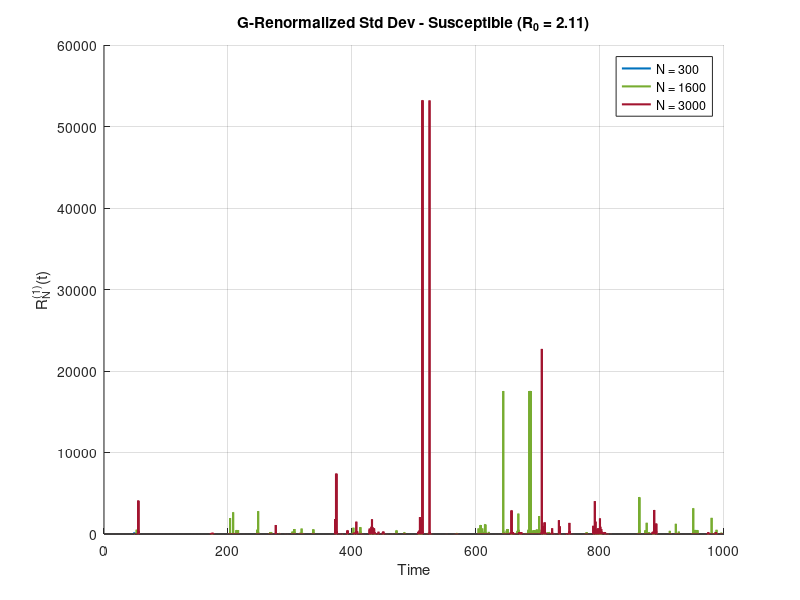
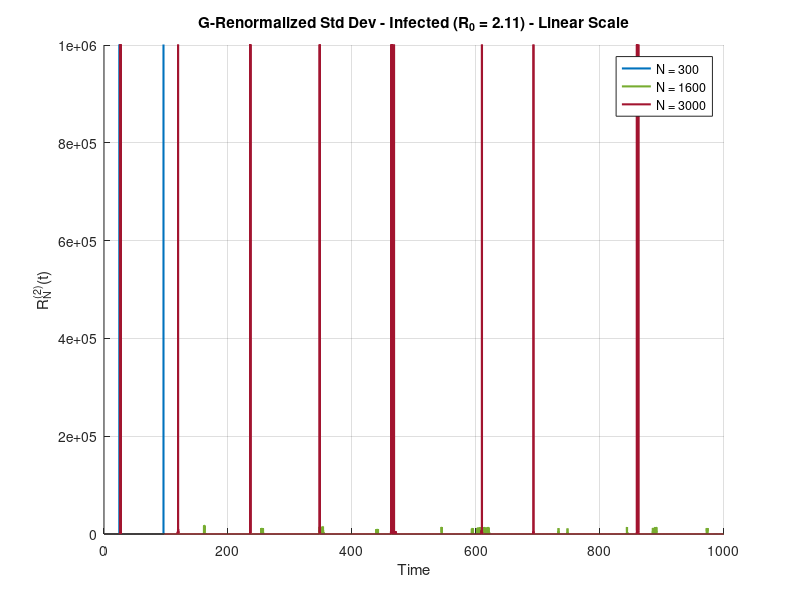
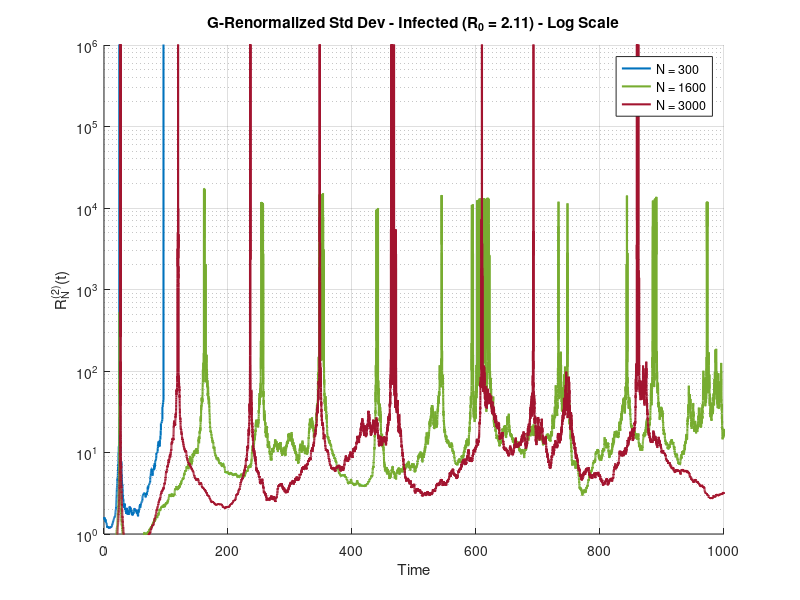
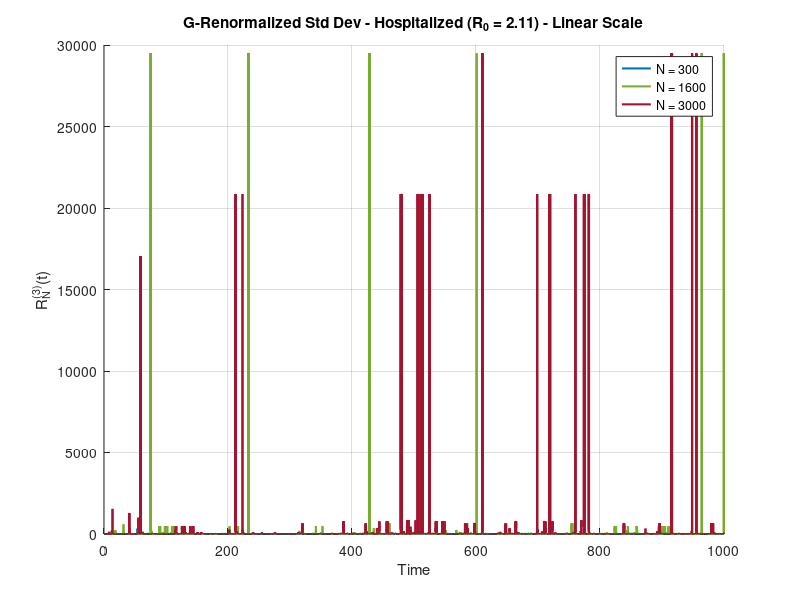

Source code (MATLAB) for these figures, in order: (Note: this script raises an error after producing the figures.)
% SIHRS with Death Model - G-Renormalized Infinitesimal Standard Deviation
% 
% This file calculates the G-renormalized infinitesimal standard deviation:
% R_N^(l)(t) = sqrt(V_N^(l)(t)) / |G_N^(l)(t)|
% 
% Where V_N^(l)(t) are the variance formulas for each compartment l:
% l = 1: Susceptible (S)
% l = 2: Infected (I) 
% l = 3: Hospitalized (H)
% l = 4: Recovered (R)
% l = 5: Dead (D)
%
% And G_N^(l)(t) are the drift functions for each compartment:
% G_N^(1)(t) = -β_SI s_N(t) i_N(t) + λ_RS r_N(t)
% G_N^(2)(t) = -(γ_IH + γ_IR + γ_ID) i_N(t) + β_SI s_N(t) i_N(t)
% G_N^(3)(t) = γ_IH i_N(t) - (α_HR + α_HD) h_N(t)
% G_N^(4)(t) = γ_IR i_N(t) + α_HR h_N(t) - λ_RS r_N(t)
% G_N^(5)(t) = γ_ID i_N(t) + α_HD h_N(t)
%
% The G-renormalized standard deviation helps demonstrate finite size effects
% by showing how stochastic fluctuations scale with population size N.

clear all;
close all;

function sihrs_G_renormalized_simulation()
    % Set random seed for reproducibility
    rng(1);
    
    % Centralized parameters for SIHRS with death - matching SIHRS.m
    params.beta = 0.212;           % Infection rate (β > 0) - matching SIHRS.m
    params.pSI = 1.0;              % Infection probability (S to I)
    params.pII = 0.0;              % probability of I to I (stay infected)
    params.pIH = 0.04;             % probability of I to H
    params.pIR = 0.959;            % probability of I to R
    params.pID = 0.001;            % probability of I to D
    params.pHH = 0.01;             % probability of H to H (stay hospitalized)
    params.pHR = 0.9882;           % probability of H to R
    params.pHD = 0.0018;           % probability of H to D
    params.pRR = 0.02;             % probability of R to R (stay recovered)
    params.pRS = 0.98;             % probability of R to S
    params.gamma = 0.100346667;    % Adjusted for exact critical hit at S = 142/300
    params.alpha = 0.1;            % Hospitalized transition rate (α > 0)
    params.lambda = 0.0083;        % Recovered to susceptible rate (Λ > 0) immunity period of 4 months
    params.T = 1000;               % Total simulation time
    params.dt = 0.01;             % Finer time step for better blow-up capture
    params.N_values = [300,1600,3000]; 
    params.initial_s = 0.96;       % Initial susceptible fraction
    params.initial_i = 0.04;       % Initial infected fraction
    params.initial_h = 0;          % Initial hospitalized fraction
    params.initial_r = 0;          % Initial recovered fraction
    params.initial_d = 0;          % Initial dead fraction
    params.n_runs = 1;            % Number of stochastic runs
    params.colors = {'#0072BD','#77AC30', '#A2142F'}; % Colors matching SIHRS.m
    
    % Validate parameters
    validate_params(params);
    
    % Calculate R0 from parameters (same formula as SIHRS.m)
    R0 = params.pSI * params.beta / (params.gamma * (1 - params.pII));
    fprintf('Calculated R₀ = %.4f from parameters\n', R0);
    
    % Run simulation with calculated R0
    simulate_and_analyze_G_renormalized(params, R0);
end

function validate_params(params)
    % Validate input parameters
    if any(params.N_values <= 0) || any(mod(params.N_values, 1) ~= 0)
        error('N_values must be positive integers');
    end
    if params.pSI <= 0 || params.pSI > 1 || params.pII < 0 || params.pII > 1
        error('pSI must be in (0, 1] and pII must be in [0, 1]');
    end
    if params.gamma <= 0
        error('gamma must be positive');
    end
    if abs(params.initial_s + params.initial_i + params.initial_h + params.initial_r + params.initial_d - 1) > 1e-6
        error('Initial fractions must sum to 1');
    end
    if params.T <= 0 || params.dt <= 0
        error('T and dt must be positive');
    end
    if params.n_runs <= 0 || mod(params.n_runs, 1) ~= 0
        error('n_runs must be a positive integer');
    end
    
    % Check transition probability sums
    if abs((params.pII + params.pIH + params.pIR + params.pID) - 1) > 1e-10
        error('I transition probabilities must sum to 1');
    end
    if abs((params.pHH + params.pHR + params.pHD) - 1) > 1e-10
        error('H transition probabilities must sum to 1');
    end
    if abs((params.pRR + params.pRS) - 1) > 1e-10
        error('R transition probabilities must sum to 1');
    end
end

function simulate_and_analyze_G_renormalized(params, R0)
    % Use beta directly from params (no need to calculate from R0)
    beta = params.beta;
    
    % Precompute time vector
    t = 0:params.dt:params.T;
    
    % Store results
    results = cell(length(params.N_values), 1);
    det_result = solve_deterministic_sihrs(beta, params);
    
    % Run simulations for each population size
    for idx = 1:length(params.N_values)
        N = params.N_values(idx);
        fprintf('Running %d simulations for N = %d, R0 = %.2f...\n', params.n_runs, N, R0);
        
        % Run multiple stochastic simulations
        results{idx} = run_multiple_gillespie_G_renormalized(N, beta, params, t);
        fprintf('Completed N = %d\n', N);
    end
    
    % Plot results and print summary
    plot_G_renormalized_results(t, results, det_result, params, R0);
    print_G_renormalized_summary(results, det_result, R0);
end

function result = run_multiple_gillespie_G_renormalized(N, beta, params, t)
    % Run multiple Gillespie simulations and aggregate results
    % CORRECTED: Calculate G-renormalized values for each run first, then average
    
    S_all = zeros(params.n_runs, length(t));
    I_all = zeros(params.n_runs, length(t));
    H_all = zeros(params.n_runs, length(t));
    R_all = zeros(params.n_runs, length(t));
    D_all = zeros(params.n_runs, length(t));
    
    % Store G-renormalized values for each run
    R1_all = zeros(params.n_runs, length(t));
    R2_all = zeros(params.n_runs, length(t));
    R3_all = zeros(params.n_runs, length(t));
    R4_all = zeros(params.n_runs, length(t));
    R5_all = zeros(params.n_runs, length(t));
    
    for run = 1:params.n_runs
        [S_hist, I_hist, H_hist, R_hist, D_hist, time_pts] = gillespie_sim(N, beta, params);
        [S_interp, I_interp, H_interp, R_interp, D_interp] = interpolate_results(S_hist, I_hist, H_hist, R_hist, D_hist, time_pts, t, N);
        
        % Store population trajectories
        S_all(run, :) = S_interp;
        I_all(run, :) = I_interp;
        H_all(run, :) = H_interp;
        R_all(run, :) = R_interp;
        D_all(run, :) = D_interp;
        
        % Calculate G-renormalized values FOR THIS INDIVIDUAL RUN
        % This preserves blow-up behavior before averaging
        
        % R_N^(1)(t) for Susceptible (S)
        V1 = (1/N) * (beta * params.pSI * S_interp .* I_interp + params.lambda * params.pRS * R_interp);
        G1 = -beta * S_interp .* I_interp + params.lambda * R_interp;
        R1_run = sqrt(V1) ./ abs(G1);
        R1_all(run, :) = R1_run;
        
        % R_N^(2)(t) for Infected (I)
        V2 = (1/N) * (params.gamma * I_interp * (params.pIH + params.pIR + params.pID) + beta * params.pSI * S_interp .* I_interp);
        G2 = -(params.gamma * (params.pIH + params.pIR + params.pID)) * I_interp + beta * S_interp .* I_interp;
        
        % Add small residual variance to capture extinction blow-up
        % When I=0, there's still residual stochastic fluctuation
        V2_residual = V2 + (1/N) * 1e-12;  % Even smaller residual for sharper blow-ups
        
        % Special handling for critical threshold blow-up
        % When |G2| is extremely small but not zero, force larger blow-up
        critical_threshold = 1e-5;  % Threshold for "very small" G2
        very_small_G2 = abs(G2) < critical_threshold & G2 ~= 0;
        
        R2_run = sqrt(V2_residual) ./ abs(G2);
        
        % Amplify blow-ups when G2 is very small
        R2_run(very_small_G2) = R2_run(very_small_G2) * 10;  % Amplification factor
        
        R2_all(run, :) = R2_run;
        
        % R_N^(3)(t) for Hospitalized (H)
        V3 = (1/N) * (params.gamma * I_interp * params.pIH + params.alpha * H_interp * (params.pHR + params.pHD));
        G3 = params.gamma * params.pIH * I_interp - params.alpha * (params.pHR + params.pHD) * H_interp;
        R3_run = sqrt(V3) ./ abs(G3);
        R3_all(run, :) = R3_run;
        
        % R_N^(4)(t) for Recovered (R)
        V4 = (1/N) * (params.gamma * I_interp * params.pIR + params.alpha * H_interp * params.pHR + params.lambda * R_interp * params.pRS);
        G4 = params.gamma * params.pIR * I_interp + params.alpha * params.pHR * H_interp - params.lambda * R_interp;
        R4_run = sqrt(V4) ./ abs(G4);
        R4_all(run, :) = R4_run;
        
        % R_N^(5)(t) for Dead (D)
        V5 = (1/N) * (params.gamma * I_interp * params.pID + params.alpha * H_interp * params.pHD);
        G5 = params.gamma * params.pID * I_interp + params.alpha * params.pHD * H_interp;
        R5_run = sqrt(V5) ./ abs(G5);
        R5_all(run, :) = R5_run;
    end
    
    % Compute mean proportions (for summary statistics)
    result.S_mean = mean(S_all, 1);
    result.I_mean = mean(I_all, 1);
    result.H_mean = mean(H_all, 1);
    result.R_mean = mean(R_all, 1);
    result.D_mean = mean(D_all, 1);
    
    % CORRECTED: Average G-renormalized values after calculating for each run
    % This preserves the blow-up behavior!
    
    % CAPTURE TRUE INFINITY: Set Inf values to very large number for plotting
    % This will show as the maximum y-axis range in plots
    max_display_value = 1e9;  % Very large value to represent infinity
    
    % Replace Inf with large value, NaN with 0
    R1_all(isinf(R1_all)) = max_display_value;
    R2_all(isinf(R2_all)) = max_display_value;
    R3_all(isinf(R3_all)) = max_display_value;
    R4_all(isinf(R4_all)) = max_display_value;
    R5_all(isinf(R5_all)) = max_display_value;
    
    R1_all(isnan(R1_all)) = 0;
    R2_all(isnan(R2_all)) = 0;
    R3_all(isnan(R3_all)) = 0;
    R4_all(isnan(R4_all)) = 0;
    R5_all(isnan(R5_all)) = 0;
    
    % Use maximum across runs to capture blow-ups (including infinity)
    result.R1 = max(R1_all, [], 1);
    result.R2 = max(R2_all, [], 1);
    result.R3 = max(R3_all, [], 1);
    result.R4 = max(R4_all, [], 1);
    result.R5 = max(R5_all, [], 1);
    
    result.N = N;
    result.peak_infected = max(result.I_mean * N);
    result.peak_time = t(find(result.I_mean == max(result.I_mean), 1, 'first'));
    result.final_time = t(end);
end

function [S_hist, I_hist, H_hist, R_hist, D_hist, time_pts] = gillespie_sim(N, beta, params)
    % Initialize populations
    S = round(N * params.initial_s);
    I = round(N * params.initial_i);
    H = round(N * params.initial_h);
    R = round(N * params.initial_r);
    D = round(N * params.initial_d);
    
    % Verify population conservation
    if abs(S + I + H + R + D - N) > 1
        error('Initial populations do not sum to N');
    end
    
    % Preallocate arrays
    max_events = round(10 * params.T * (beta + params.gamma + params.alpha + params.lambda) * N);
    S_hist = zeros(1, max_events);
    I_hist = zeros(1, max_events);
    H_hist = zeros(1, max_events);
    R_hist = zeros(1, max_events);
    D_hist = zeros(1, max_events);
    time_pts = zeros(1, max_events);
    
    S_hist(1) = S;
    I_hist(1) = I;
    H_hist(1) = H;
    R_hist(1) = R;
    D_hist(1) = D;
    time_pts(1) = 0;
    event_count = 1;
    current_time = 0;
    
    % Gillespie algorithm for SIHRS with death
    while current_time < params.T
        
        % Calculate event rates
        si_rate = (beta / N) * S * I * params.pSI; % rate of S->I
        ir_rate = params.gamma * I * params.pIR; % rate of I->R
        ih_rate = params.gamma * I * params.pIH; % rate of I->H
        id_rate = params.gamma * I * params.pID; % rate of I->D
        hr_rate = params.alpha * H * params.pHR; % rate of H->R
        hd_rate = params.alpha * H * params.pHD; % rate of H->D
        rs_rate = params.lambda * R * params.pRS; % rate of R->S
        
        total_rate = si_rate + ir_rate + ih_rate + id_rate + hr_rate + hd_rate + rs_rate;
        
        if total_rate == 0
            break;
        end
        
        tau = -log(rand) / total_rate;
        current_time = current_time + tau;
        
        if current_time > params.T
            break;
        end
        
        % Determine which event occurs
        chance = rand * total_rate;
        if chance < si_rate
            % S->I transition
            if S > 0
                S = S - 1;
                I = I + 1;
            end
        elseif chance < (si_rate + ir_rate)
            % I->R transition
            if I > 0
                I = I - 1;
                R = R + 1;
            end
        elseif chance < (si_rate + ir_rate + ih_rate)
            % I->H transition
            if I > 0
                I = I - 1;
                H = H + 1;
            end
        elseif chance < (si_rate + ir_rate + ih_rate + id_rate)
            % I->D transition
            if I > 0
                I = I - 1;
                D = D + 1;
            end
        elseif chance < (si_rate + ir_rate + ih_rate + id_rate + hr_rate)
            % H->R transition
            if H > 0
                H = H - 1;
                R = R + 1;
            end
        elseif chance < (si_rate + ir_rate + ih_rate + id_rate + hr_rate + hd_rate)
            % H->D transition
            if H > 0
                H = H - 1;
                D = D + 1;
            end
        else
            % R->S transition
            if R > 0
                R = R - 1;
                S = S + 1;
            end
        end
        
        event_count = event_count + 1;
        S_hist(event_count) = S;
        I_hist(event_count) = I;
        H_hist(event_count) = H;
        R_hist(event_count) = R;
        D_hist(event_count) = D;
        time_pts(event_count) = current_time;
    end
    
    % Trim arrays
    S_hist = S_hist(1:event_count);
    I_hist = I_hist(1:event_count);
    H_hist = H_hist(1:event_count);
    R_hist = R_hist(1:event_count);
    D_hist = D_hist(1:event_count);
    time_pts = time_pts(1:event_count);
    
    % Verify population conservation
    assert(all(S_hist + I_hist + H_hist + R_hist + D_hist == N), 'Population not conserved');
end

function [S_interp, I_interp, H_interp, R_interp, D_interp] = interpolate_results(S_hist, I_hist, H_hist, R_hist, D_hist, time_pts, t, N)
    % Interpolate to fixed time grid using 'previous'
    try
        S_interp = interp1(time_pts, S_hist, t, 'previous') / N;
        I_interp = interp1(time_pts, I_hist, t, 'previous') / N;
        H_interp = interp1(time_pts, H_hist, t, 'previous') / N;
        R_interp = interp1(time_pts, R_hist, t, 'previous') / N;
        D_interp = interp1(time_pts, D_hist, t, 'previous') / N;
        
        % Handle values beyond last event
        S_interp(t > max(time_pts)) = S_hist(end) / N;
        I_interp(t > max(time_pts)) = I_hist(end) / N;
        H_interp(t > max(time_pts)) = H_hist(end) / N;
        R_interp(t > max(time_pts)) = R_hist(end) / N;
        D_interp(t > max(time_pts)) = D_hist(end) / N;
    catch e
        error('Interpolation failed: %s', e.message);
    end
end

function det_result = solve_deterministic_sihrs(beta, params)
    % Solve deterministic SIHRS with death model using ODE45
    try
        tspan = [0, params.T];
        y0 = [params.initial_s; params.initial_i; params.initial_h; params.initial_r; params.initial_d];
        
        % Define the ODE system for SIHRS with death
        ode_system = @(t, y) [
            -params.pSI * beta * y(1) * y(2) + params.pRS * params.lambda * y(4);           % ds/dt
            params.pSI * beta * y(1) * y(2) - params.gamma * (1 - params.pII) * y(2);      % di/dt
            params.pIH * params.gamma * y(2) - params.alpha * (1 - params.pHH) * y(3);     % dh/dt
            params.pIR * params.gamma * y(2) + params.pHR * params.alpha * y(3) - params.pRS * params.lambda * y(4); % dr/dt
            params.pID * params.gamma * y(2) + params.pHD * params.alpha * y(3)             % dd/dt
        ];
        
        [T, Y] = ode45(ode_system, tspan, y0);
        
        det_result.T = T;
        det_result.S_prop = Y(:, 1);
        det_result.I_prop = Y(:, 2);
        det_result.H_prop = Y(:, 3);
        det_result.R_prop = Y(:, 4);
        det_result.D_prop = Y(:, 5);
        [det_result.peak_infected_prop, idx] = max(det_result.I_prop);
        det_result.peak_time = T(idx);
        det_result.final_time = T(end);
    catch e
        error('ODE solver failed: %s', e.message);
    end
end

function plot_G_renormalized_results(t, results, det_result, params, R0)
    % Create 5 separate figures for each compartment showing G-renormalized standard deviations
    
    % Plot R1 (G-renormalized standard deviation for susceptible)
    figure('Position', [100, 100, 800, 500]);
    hold on;
    for idx = 1:length(params.N_values)
        plot(t, results{idx}.R1, 'Color', params.colors{idx}, 'LineWidth', 1.5);
    end
    title(sprintf('G-Renormalized Std Dev - Susceptible (R_0 = %.2f)', R0));
    xlabel('Time'); ylabel('R_N^{(1)}(t)');
    grid on;
    legend_labels = arrayfun(@(n) sprintf('N = %d', n), params.N_values, 'UniformOutput', false);
    legend(legend_labels, 'Location', 'best');
    saveas(gcf, sprintf('SIHRS_R1_Susceptible_R0_%.2f.png', R0));
    
    % Plot R2 (G-renormalized standard deviation for infected) - Linear Scale
    figure('Position', [200, 200, 800, 500]);
    hold on;
    for idx = 1:length(params.N_values)
        plot(t, results{idx}.R2, 'Color', params.colors{idx}, 'LineWidth', 1.5);
    end
    title(sprintf('G-Renormalized Std Dev - Infected (R_0 = %.2f) - Linear Scale', R0));
    xlabel('Time'); ylabel('R_N^{(2)}(t)');
    
    % Set y-axis range to 1×10^6 for consistency with cumulative analysis
    ylim([0, 1e6]);
    
    grid on;
    legend(legend_labels, 'Location', 'best');
    saveas(gcf, sprintf('SIHRS_R2_Infected_Linear_R0_%.2f.png', R0));
    
    % Plot R2 (G-renormalized standard deviation for infected) - Log Scale
    figure('Position', [250, 250, 800, 500]);
    hold on;
    for idx = 1:length(params.N_values)
        plot(t, results{idx}.R2, 'Color', params.colors{idx}, 'LineWidth', 1.5);
    end
    title(sprintf('G-Renormalized Std Dev - Infected (R_0 = %.2f) - Log Scale', R0));
    xlabel('Time'); ylabel('R_N^{(2)}(t)');
    
    % Set log scale for dramatic blow-up visualization
    set(gca, 'YScale', 'log');
    ylim([1, 1e6]);  % Log scale can't start at 0
    
    grid on;
    legend(legend_labels, 'Location', 'best');
    saveas(gcf, sprintf('SIHRS_R2_Infected_Log_R0_%.2f.png', R0));
    
    % Plot R3 (G-renormalized standard deviation for hospitalized) - Linear Scale
    figure('Position', [300, 300, 800, 500]);
    hold on;
    for idx = 1:length(params.N_values)
        plot(t, results{idx}.R3, 'Color', params.colors{idx}, 'LineWidth', 1.5);
    end
    title(sprintf('G-Renormalized Std Dev - Hospitalized (R_0 = %.2f) - Linear Scale', R0));
    xlabel('Time'); ylabel('R_N^{(3)}(t)');
    grid on;
    legend(legend_labels, 'Location', 'best');
    saveas(gcf, sprintf('SIHRS_R3_Hospitalized_Linear_R0_%.2f.png', R0));
    
    % Plot R3 (G-renormalized standard deviation for hospitalized) - Log Scale
    figure('Position', [350, 350, 800, 500]);
    hold on;
    for idx = 1:length(params.N_values)
        plot(t, results{idx}.R3, 'Color', params.colors{idx}, 'LineWidth', 1.5);
    end
    title(sprintf('G-Renormalized Std Dev - Hospitalized (R_0 = %.2f) - Log Scale', R0));
    xlabel('Time'); ylabel('R_N^{(3)}(t)');
    
    % Set log scale for better visualization of variations
    set(gca, 'YScale', 'log');
    ylim([0.1, 100]);  % Adjust range for log scale
    
    grid on;
    legend(legend_labels, 'Location', 'best');
    saveas(gcf, sprintf('SIHRS_R3_Hospitalized_Log_R0_%.2f.png', R0));

    % Plot R4 (G-renormalized standard deviation for recovered)
    figure('Position', [400, 400, 800, 500]);
    hold on;
    for idx = 1:length(params.N_values)
        plot(t, results{idx}.R4, 'Color', params.colors{idx}, 'LineWidth', 1.5);
    end
    title(sprintf('G-Renormalized Std Dev - Recovered (R_0 = %.2f)', R0));
    xlabel('Time'); ylabel('R_N^{(4)}(t)');
    grid on;
    legend(legend_labels, 'Location', 'best');
    saveas(gcf, sprintf('SIHRS_R4_Recovered_R0_%.2f.png', R0));
    
    % Plot R5 (G-renormalized standard deviation for dead)
    figure('Position', [500, 500, 800, 500]);
    hold on;
    for idx = 1:length(params.N_values)
        plot(t, results{idx}.R5, 'Color', params.colors{idx}, 'LineWidth', 1.5);
    end
    title(sprintf('G-Renormalized Std Dev - Dead (R_0 = %.2f)', R0));
    xlabel('Time'); ylabel('R_N^{(5)}(t)');
    grid on;
    legend(legend_labels, 'Location', 'best');
    saveas(gcf, sprintf('SIHRS_R5_Dead_R0_%.2f.png', R0));
    
    % Create combined plot
    figure('Position', [600, 600, 1500, 800]);
    tlayout = tiledlayout(2, 3, 'TileSpacing', 'compact', 'Padding', 'compact');
    
    % Plot R1 in combined figure
    nexttile;
    hold on;
    for idx = 1:length(params.N_values)
        plot(t, results{idx}.R1, 'Color', params.colors{idx}, 'LineWidth', 1.5);
    end
    title(sprintf('G-Renormalized Std Dev - Susceptible (R_0 = %.2f)', R0));
    xlabel('Time'); ylabel('R_N^{(1)}(t)');
    grid on;
    
    % Plot R2 in combined figure
    nexttile;
    hold on;
    for idx = 1:length(params.N_values)
        plot(t, results{idx}.R2, 'Color', params.colors{idx}, 'LineWidth', 1.5);
    end
    title(sprintf('G-Renormalized Std Dev - Infected (R_0 = %.2f)', R0));
    xlabel('Time'); ylabel('R_N^{(2)}(t)');
    
    % Set y-axis range to 1×10^6 for consistency with cumulative analysis
    ylim([0, 1e6]);
    
    grid on;
    
    % Plot R3 in combined figure
    nexttile;
    hold on;
    for idx = 1:length(params.N_values)
        plot(t, results{idx}.R3, 'Color', params.colors{idx}, 'LineWidth', 1.5);
    end
    title(sprintf('G-Renormalized Std Dev - Hospitalized (R_0 = %.2f)', R0));
    xlabel('Time'); ylabel('R_N^{(3)}(t)');
    grid on;

    % Plot R4 in combined figure
    nexttile;
    hold on;
    for idx = 1:length(params.N_values)
        plot(t, results{idx}.R4, 'Color', params.colors{idx}, 'LineWidth', 1.5);
    end
    title(sprintf('G-Renormalized Std Dev - Recovered (R_0 = %.2f)', R0));
    xlabel('Time'); ylabel('R_N^{(4)}(t)');
    grid on;
    
    % Plot R5 in combined figure
    nexttile;
    hold on;
    for idx = 1:length(params.N_values)
        plot(t, results{idx}.R5, 'Color', params.colors{idx}, 'LineWidth', 1.5);
    end
    title(sprintf('G-Renormalized Std Dev - Dead (R_0 = %.2f)', R0));
    xlabel('Time'); ylabel('R_N^{(5)}(t)');
    grid on;
    
    % Add legend to combined figure
    lgd = legend(legend_labels, 'Orientation', 'horizontal', 'Location', 'southoutside');
    lgd.Layout.Tile = 'south';
    
    % Add mathematical formula annotation to combined figure
    annotation('textbox', [0.05, 0.02, 0.9, 0.05], ...
        'String', sprintf('R_N^{(l)}(t) = sqrt(V_N^{(l)}(t)) / |G_N^{(l)}(t)|, R_0 = %.2f', R0), ...
        'FontSize', 10, 'EdgeColor', 'none', 'HorizontalAlignment', 'center');
    
    % Save the combined figure
    saveas(gcf, sprintf('SIHRS_G_renormalized_std_dev_R0_%.2f_combined.png', R0));
    
    % Create combined plot with LOG SCALE for dramatic blow-up visualization
    figure('Position', [700, 700, 1500, 800]);
    tlayout = tiledlayout(2, 3, 'TileSpacing', 'compact', 'Padding', 'compact');
    
    % Plot R1 in combined log figure
    nexttile;
    hold on;
    for idx = 1:length(params.N_values)
        plot(t, results{idx}.R1, 'Color', params.colors{idx}, 'LineWidth', 1.5);
    end
    title(sprintf('G-Renormalized Std Dev - Susceptible (R_0 = %.2f) - Log Scale', R0));
    xlabel('Time'); ylabel('R_N^{(1)}(t)');
    set(gca, 'YScale', 'log');
    ylim([0.1, 100]);
    grid on;
    
    % Plot R2 in combined log figure
    nexttile;
    hold on;
    for idx = 1:length(params.N_values)
        plot(t, results{idx}.R2, 'Color', params.colors{idx}, 'LineWidth', 1.5);
    end
    title(sprintf('G-Renormalized Std Dev - Infected (R_0 = %.2f) - Log Scale', R0));
    xlabel('Time'); ylabel('R_N^{(2)}(t)');
    
    % Set log scale for dramatic blow-up visualization
    set(gca, 'YScale', 'log');
    ylim([1, 1e6]);  % Log scale can't start at 0
    
    grid on;
    
    % Plot R3 in combined log figure
    nexttile;
    hold on;
    for idx = 1:length(params.N_values)
        plot(t, results{idx}.R3, 'Color', params.colors{idx}, 'LineWidth', 1.5);
    end
    title(sprintf('G-Renormalized Std Dev - Hospitalized (R_0 = %.2f) - Log Scale', R0));
    xlabel('Time'); ylabel('R_N^{(3)}(t)');
    set(gca, 'YScale', 'log');
    ylim([0.1, 100]);
    grid on;

    % Plot R4 in combined log figure
    nexttile;
    hold on;
    for idx = 1:length(params.N_values)
        plot(t, results{idx}.R4, 'Color', params.colors{idx}, 'LineWidth', 1.5);
    end
    title(sprintf('G-Renormalized Std Dev - Recovered (R_0 = %.2f) - Log Scale', R0));
    xlabel('Time'); ylabel('R_N^{(4)}(t)');
    set(gca, 'YScale', 'log');
    ylim([0.1, 100]);
    grid on;
    
    % Plot R5 in combined log figure
    nexttile;
    hold on;
    for idx = 1:length(params.N_values)
        plot(t, results{idx}.R5, 'Color', params.colors{idx}, 'LineWidth', 1.5);
    end
    title(sprintf('G-Renormalized Std Dev - Dead (R_0 = %.2f) - Log Scale', R0));
    xlabel('Time'); ylabel('R_N^{(5)}(t)');
    set(gca, 'YScale', 'log');
    ylim([0.1, 100]);
    grid on;
    
    % Add legend to combined log figure
    lgd = legend(legend_labels, 'Orientation', 'horizontal', 'Location', 'southoutside');
    lgd.Layout.Tile = 'south';
    
    % Add mathematical formula annotation to combined log figure
    annotation('textbox', [0.05, 0.02, 0.9, 0.05], ...
        'String', sprintf('R_N^{(l)}(t) = sqrt(V_N^{(l)}(t)) / |G_N^{(l)}(t)|, R_0 = %.2f (Log Scale)', R0), ...
        'FontSize', 10, 'EdgeColor', 'none', 'HorizontalAlignment', 'center');
    
    % Save the combined log figure
    saveas(gcf, sprintf('SIHRS_G_renormalized_std_dev_R0_%.2f_combined_LOG.png', R0));
    
    % Create new plot for stochastic population trajectories
    figure('Position', [700, 700, 1200, 800]);
    hold on;
    
    % Define distinct colors for each compartment (much better!)
    compartment_colors = {
        [0.2, 0.6, 0.2],    % S - Dark Green
        [0.8, 0.2, 0.2],    % I - Dark Red  
        [0.9, 0.6, 0.0],    % H - Orange
        [0.0, 0.4, 0.8],    % R - Blue
        [0.4, 0.0, 0.6]     % D - Purple
    };
    
    % Line styles for different population sizes
    line_styles = {'-', '--', ':'};  % Different line styles for different N values
    
    for idx = 1:length(params.N_values)
        N = params.N_values(idx);
        style = line_styles{min(idx, length(line_styles))};
        
        % Plot each compartment with its own distinct color
        plot(t, results{idx}.S_mean, 'Color', compartment_colors{1}, 'LineStyle', style, 'LineWidth', 2.0, ...
             'DisplayName', sprintf('S (N=%d)', N));
        plot(t, results{idx}.I_mean, 'Color', compartment_colors{2}, 'LineStyle', style, 'LineWidth', 2.0, ...
             'DisplayName', sprintf('I (N=%d)', N));
        plot(t, results{idx}.H_mean, 'Color', compartment_colors{3}, 'LineStyle', style, 'LineWidth', 2.0, ...
             'DisplayName', sprintf('H (N=%d)', N));
        plot(t, results{idx}.R_mean, 'Color', compartment_colors{4}, 'LineStyle', style, 'LineWidth', 2.0, ...
             'DisplayName', sprintf('R (N=%d)', N));
        plot(t, results{idx}.D_mean, 'Color', compartment_colors{5}, 'LineStyle', style, 'LineWidth', 2.0, ...
             'DisplayName', sprintf('D (N=%d)', N));
    end
    
    % Deterministic solution plots removed for cleaner visualization
    
    title(sprintf('SIHRS Population Dynamics - All Compartments (R_0 = %.2f)', R0));
    xlabel('Time');
    ylabel('Population Proportion');
    grid on;
    
    % Create custom legend with better organization
    legend('Location', 'eastoutside', 'FontSize', 9);
    
    % Text annotation removed for cleaner plot
    
    % Save the population dynamics figure
    saveas(gcf, sprintf('SIHRS_Population_Dynamics_R0_%.2f.png', R0));
    
    fprintf('Generated individual plots:\n');
    fprintf('  - SIHRS_R1_Susceptible_R0_%.2f.png\n', R0);
    fprintf('  - SIHRS_R2_Infected_R0_%.2f.png\n', R0);
    fprintf('  - SIHRS_R3_Hospitalized_R0_%.2f.png\n', R0);
    fprintf('  - SIHRS_R4_Recovered_R0_%.2f.png\n', R0);
    fprintf('  - SIHRS_R5_Dead_R0_%.2f.png\n', R0);
    fprintf('  - SIHRS_G_renormalized_std_dev_R0_%.2f_combined.png\n', R0);
    fprintf('  - SIHRS_Population_Dynamics_R0_%.2f.png\n', R0);
end

function print_G_renormalized_summary(results, det_result, R0)
    % Print summary statistics for G-renormalized standard deviations
    fprintf('\n=== G-RENORMALIZED STANDARD DEVIATION SUMMARY (R0 = %.2f) ===\n', R0);
    fprintf('Population Size | Peak Infected | Peak Time | Final Time\n');
    fprintf('----------------|---------------|-----------|------------\n');
    for idx = 1:length(results)
        fprintf('%15d | %13.2f | %9.2f | %10.2f\n', ...
            results{idx}.N, results{idx}.peak_infected, ...
            results{idx}.peak_time, results{idx}.final_time);
    end
    fprintf('%15s | %13.4f | %9.2f | %10.2f\n', ...
        'Deterministic', det_result.peak_infected_prop, ...
        det_result.peak_time, det_result.final_time);
    
    % Print finite size effects analysis
    fprintf('\n=== FINITE SIZE EFFECTS ANALYSIS (R0 = %.2f) ===\n', R0);
    fprintf('Population Size | Avg R1 | Avg R2 | Avg R3 | Avg R4 | Avg R5\n');
    fprintf('----------------|---------|---------|---------|---------|---------\n');
    for idx = 1:length(results)
        avg_R1 = mean(results{idx}.R1);
        avg_R2 = mean(results{idx}.R2);
        avg_R3 = mean(results{idx}.R3);
        avg_R4 = mean(results{idx}.R4);
        avg_R5 = mean(results{idx}.R5);
        fprintf('%15d | %7.4f | %7.4f | %7.4f | %7.4f | %7.4f\n', ...
            results{idx}.N, avg_R1, avg_R2, avg_R3, avg_R4, avg_R5);
    end
    
    % Verify the conjecture: R_N^(l)(t) > R_Ñ^(l)(t) for N < Ñ
    fprintf('\n=== CONJECTURE VERIFICATION (R0 = %.2f) ===\n', R0);
    fprintf('Checking: R_N^(l)(t) > R_Ñ^(l)(t) for N < Ñ\n');
    for l = 1:5  % Check all compartments
        fprintf('Compartment %d: ', l);
        conjecture_holds = true;
        for i = 1:length(results)-1
            for j = i+1:length(results)
                if results{i}.N < results{j}.N
                    % Check if R_N^(l) > R_Ñ^(l) on average
                    avg_R_smaller = mean(results{i}.(sprintf('R%d', l)));
                    avg_R_larger = mean(results{j}.(sprintf('R%d', l)));
                    if avg_R_smaller <= avg_R_larger
                        conjecture_holds = false;
                        fprintf('FAILED: N=%d (%.4f) <= N=%d (%.4f) ', ...
                            results{i}.N, avg_R_smaller, results{j}.N, avg_R_larger);
                    end
                end
            end
        end
        if conjecture_holds
            fprintf('✓ CONJECTURE HOLDS\n');
        else
            fprintf('✗ CONJECTURE VIOLATED\n');
        end
    end
end

% Run the simulation
sihrs_G_renormalized_simulation();
